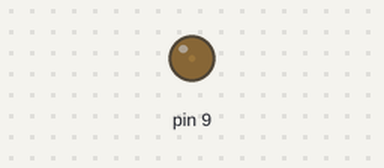
Bench run of a sketch on a simulated Arduino Uno, built with avr-gcc and run on an emulated ATmega328P. On the bench: output pins drawn as LEDs (lit = HIGH).

Above: at 0.05 s.
At 0.5 s:
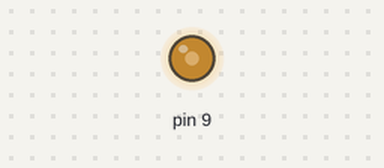
At 0.9 s:
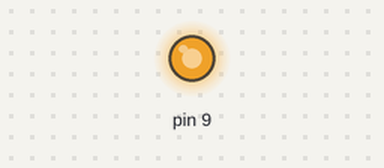
At 1.8 s:
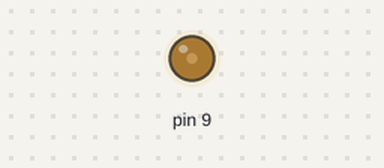
Timing chart, 0 to 4.8 s (numbered marks = the images above):
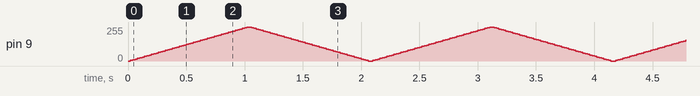

The sketch:

desvanecer9.ino
```cpp
// Prototipo 3: el LED del pin 9 sube y baja de brillo con PWM.
void setup() {
  pinMode(9, OUTPUT);
}

void loop() {
  for (int v = 0; v <= 255; v += 5) {
    analogWrite(9, v);
    delay(20);
  }
  for (int v = 255; v >= 0; v -= 5) {
    analogWrite(9, v);
    delay(20);
  }
}
```
